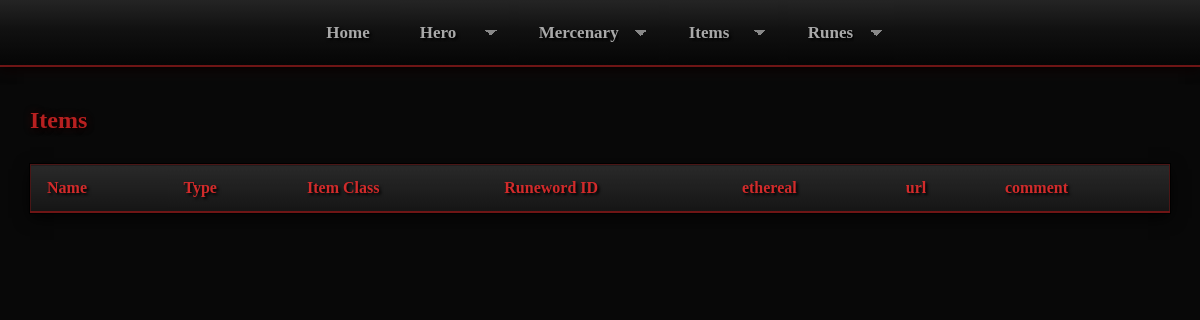
Before: /show_items with the older database file.
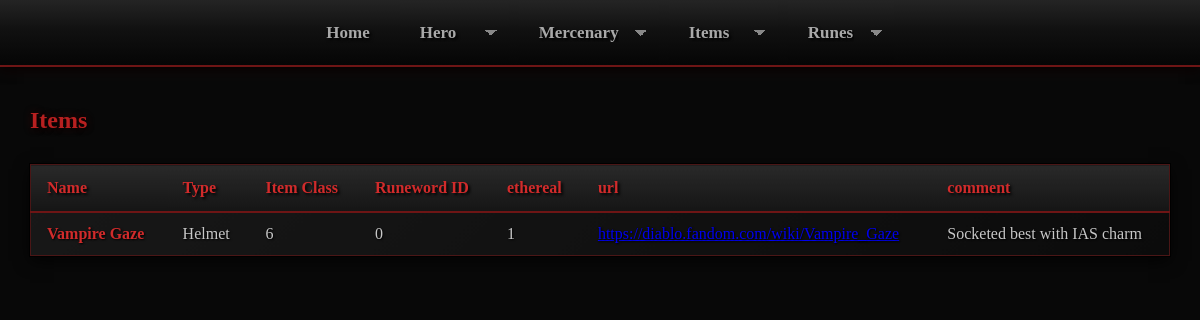
After: the same page with the newer database file.
### tables this page shows
CREATE TABLE items (
    id INTEGER PRIMARY KEY,
    name TEXT NOT NULL,
    type INTEGER NOT NULL,
    item_class INTEGER,
    runeword_id INTEGER,
    ethereal BOOLEAN NOT NULL DEFAULT 0 CHECK (ethereal IN (0, 1)),
    url TEXT,
    comment TEXT,
    FOREIGN KEY (type) REFERENCES item_types(id),
    FOREIGN KEY (item_class) REFERENCES item_classes(id),
    FOREIGN KEY (runeword_id) REFERENCES runewords(id)
);

CREATE TABLE item_types (
    id INTEGER PRIMARY KEY,
    name TEXT NOT NULL UNIQUE
);

### app.py (the view)
@app.route("/show_items")
def show_items():
    items = db.execute("""SELECT i.id,
                                 i.name,
                                 it.name as type,
                                 i.item_class,
                                 i.runeword_id,
                                 i.ethereal,
                                 i.url,
                                 i.comment
                          FROM items i
                                   JOIN item_types it ON it.id = i.type
                          ORDER BY i.type, i.name""")
    return render_template("show_items.html", items=items)

### templates/show_items.html (shortened to what this page needs)
{% extends "layout.html" %}
{% block content %}
    <div class="section">
        <h2>Items</h2>
        <table>
            <thead>
            <tr>
                <th>Name</th>
                <th>Type</th>
                <th>Item Class</th>
                <th>Runeword ID</th>
                <th>ethereal</th>
                <th>url</th>
                <th>comment</th>
            </tr>
            </thead>
            <tbody>
            {% for item in items %}
                <tr>
                    <td>{{ item.name }}</td>
                    <td>{{ item.type }}</td>
                    <td>{{ item.item_class }}</td>
                    <td>{{ item.runeword_id }}</td>
                    <td>{{ item.ethereal }}</td>
                    <td><a href="{{ item.url }}" target="_blank">{{ item.url }}</a></td>
                    <td>{{ item.comment }}</td>
                </tr>
            {% endfor %}
            </tbody>
        </table>
    </div>
{% endblock %}

### templates/layout.html (shortened to what this page needs)
<!DOCTYPE html>
<html lang="de">
<head>
    <link rel="stylesheet" href="{{ url_for('static', filename='style.css') }}">
</head>
<body>
    <nav>
        <a href="/">Home</a>
                <label>
            <select name="hero" onchange="window.location.href=this.value;">
                <option disabled selected>Hero</option>
            </select>
        </label>
        <label>
            <select name="merc" onchange="window.location.href=this.value;">
                <option disabled selected>Mercenary</option>
            </select>
        </label>
        <label>
            <select name="items" onchange="window.location.href=this.value;">
                <option disabled selected>Items</option>
            </select>
        </label>
        <label>
            <select name="show_runes" onchange="window.location.href=this.value;">
                <option disabled selected>Runes</option>
            </select>
        </label>
    </nav>
    <main>
        {% block content %}{% endblock %}
    </main>
</body>
</html>

### static/style.css (style rules this page uses)
body { margin: 0; background-color: #080808; color: #c8c8c8; font-family: Georgia, "Times New Roman", serif; }
nav { display: flex; align-items: center; justify-content: center; gap: 10px; background: linear-gradient( to bottom, #242424 0%, #111111 45%, #050505 100% ); border-bottom: 2px solid #6e1515; box-shadow: 0 3px 10px rgba(0, 0, 0, 0.9), 0 0 15px rgba(90, 0, 0, 0.3); min-height: 65px; }
nav a { color: #a8a8a8; text-decoration: none; font-size: 17px; font-weight: bold; padding: 22px 20px; transition: all 0.2s ease; text-shadow: 2px 2px 3px #000; }
main { max-width: 1200px; margin: 40px auto; padding: 0 30px; }
h1, h2, h3 { color: #b82020; text-shadow: 2px 2px 4px #000, 0 0 8px rgba(120, 0, 0, 0.4); }
table { width: 100%; border-collapse: collapse; margin: 30px 0; background: linear-gradient( 135deg, #181818, #0b0b0b ); border: 1px solid #4a1616; box-shadow: 0 0 0 1px #000, 0 5px 15px rgba(0, 0, 0, 0.8); }
th { padding: 14px 16px; text-align: left; color: #d12b2b; background: linear-gradient( to bottom, #292929, #151515 ); border-bottom: 2px solid #6e1515; font-size: 16px; text-shadow: 2px 2px 3px #000; }
td { padding: 12px 16px; color: #c8c8c8; border-bottom: 1px solid #2d2d2d; text-shadow: 1px 1px 2px #000; }
td:first-child { color: #d12b2b; font-weight: bold; }
tbody tr:last-child td { border-bottom: none; }
nav select { appearance: none; -webkit-appearance: none; -moz-appearance: none; color: #a8a8a8; font-family: Georgia, "Times New Roman", serif; font-size: 17px; font-weight: bold; padding: 22px 40px 22px 20px; background: linear-gradient( to bottom, #242424 0%, #111111 45%, #050505 100% ); border: none; text-shadow: 2px 2px 3px #000; cursor: pointer; transition: all 0.2s ease; background-image: linear-gradient(45deg, transparent 50%, #888 50%), linear-gradient(135deg, #888 50%, transparent 50%), linear-gradient( to bottom, #242424 0%, #111111 45%, #050505 100% ); background-position: calc(100% - 18px) 50%, calc(100% - 12px) 50%, 0 0; background-size: 6px 6px, 6px 6px, 100% 100%; background-repeat: no-repeat; }
nav select option { color: #c8c8c8; background-color: #111111; font-family: Georgia, "Times New Roman", serif; font-size: 16px; }
nav select option:disabled { color: #777777; }

Changed rows visible on the page:
added items: name "Vampire Gaze", type "Helmet", item_class "6", runeword_id "0", ethereal "1", url "https://diablo.fandom.com/wiki/Vampire_Gaze", comment "Socketed best with IAS charm"
